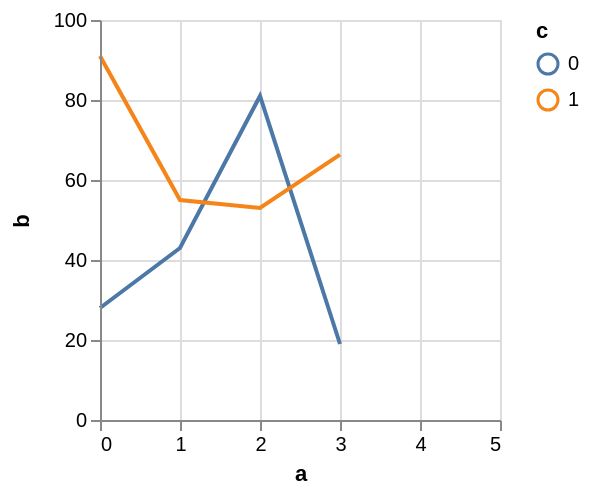

Vega-Lite specification for this chart:
### Vega specification from a JSON file in a GitHub repository (floating-point values rounded to 4 significant figures)
{"$schema": "https://vega.github.io/schema/vega/v4.json", "autosize": "pad", "padding": 5, "width": 200, "height": 200, "style": "cell", "data": [{"name": "source_0", "values": [{"a": 0, "b": 28, "c": 0}, {"a": 0, "b": 91, "c": 1}, {"a": 1, "b": 43, "c": 0}, {"a": 1, "b": 55, "c": 1}, {"a": 2, "b": 81, "c": 0}, {"a": 2, "b": 53, "c": 1}, {"a": 3, "b": 19, "c": 0}]}, {"name": "data_0", "source": "source_0", "transform": [{"type": "impute", "field": "b", "key": "a", "method": "value", "groupby": ["c"], "value": null}, {"type": "window", "as": ["imputed_b_value"], "ops": ["mean"], "fields": ["b"], "frame": [null, null], "ignorePeers": false, "groupby": ["c"]}, {"type": "formula", "expr": "datum.b === null ? datum.imputed_b_value : datum.b", "as": "b"}]}], "marks": [{"name": "pathgroup", "type": "group", "from": {"facet": {"name": "faceted_path_main", "data": "data_0", "groupby": ["c"]}}, "encode": {"update": {"width": {"field": {"group": "width"}}, "height": {"field": {"group": "height"}}}}, "marks": [{"name": "marks", "type": "line", "style": ["line"], "sort": {"field": "datum[\"a\"]", "order": "descending"}, "from": {"data": "faceted_path_main"}, "encode": {"update": {"stroke": {"scale": "color", "field": "c"}, "tooltip": {"signal": "{\"a\": format(datum[\"a\"], \"\"), \"b\": format(datum[\"b\"], \"\"), \"c\": ''+datum[\"c\"]}"}, "x": {"scale": "x", "field": "a"}, "y": {"scale": "y", "field": "b"}, "defined": {"signal": "datum[\"a\"] !== null && !isNaN(datum[\"a\"]) && datum[\"b\"] !== null && !isNaN(datum[\"b\"])"}}}}]}], "scales": [{"name": "x", "type": "linear", "domain": {"data": "data_0", "field": "a"}, "range": [0, {"signal": "width"}], "nice": 1, "zero": false}, {"name": "y", "type": "linear", "domain": {"data": "data_0", "field": "b"}, "range": [{"signal": "height"}, 0], "nice": true, "zero": true}, {"name": "color", "type": "ordinal", "domain": {"data": "data_0", "field": "c", "sort": true}, "range": "category"}], "axes": [{"scale": "x", "orient": "bottom", "grid": false, "title": "a", "labelFlush": true, "labelOverlap": true, "tickCount": {"signal": "ceil(width/40)"}, "zindex": 1}, {"scale": "x", "orient": "bottom", "gridScale": "y", "grid": true, "tickCount": {"signal": "ceil(width/40)"}, "domain": false, "labels": false, "maxExtent": 0, "minExtent": 0, "ticks": false, "zindex": 0}, {"scale": "y", "orient": "left", "grid": false, "title": "b", "labelOverlap": true, "tickCount": {"signal": "ceil(height/40)"}, "zindex": 1}, {"scale": "y", "orient": "left", "gridScale": "x", "grid": true, "tickCount": {"signal": "ceil(height/40)"}, "domain": false, "labels": false, "maxExtent": 0, "minExtent": 0, "ticks": false, "zindex": 0}], "legends": [{"stroke": "color", "gradientLength": {"signal": "clamp(height, 64, 200)"}, "title": "c"}], "config": {"axisY": {"minExtent": 30}}}
